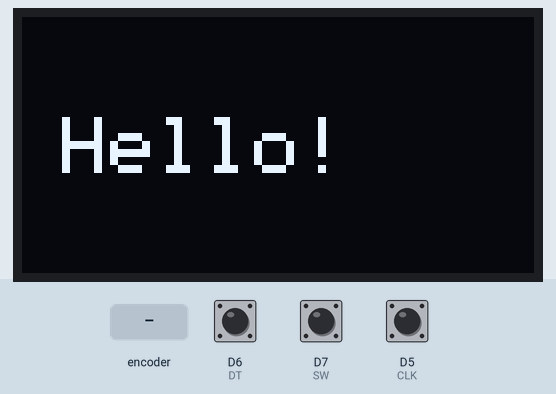
Simulated run of this sketch. Board: ESP8266 (NodeMCU). Parts: 128×64 one-colour display. The inputs (shaded band) are chosen by the test bench; at power-on: D6 (DT) HIGH, D7 (SW) HIGH, D5 (CLK) HIGH.

Above: at 1.2 s.
1.3 s: rotary encoder on D5 (CLK) / D6 (DT) turned 3 steps (first pin leading)
At 3.0 s:
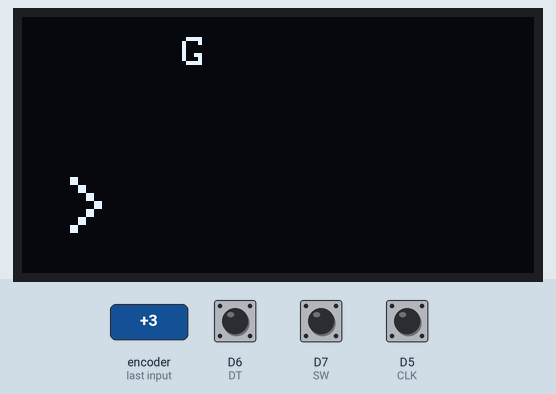
3.4 s: rotary encoder on D5 (CLK) / D6 (DT) turned 3 steps (first pin leading)
At 4.9 s:
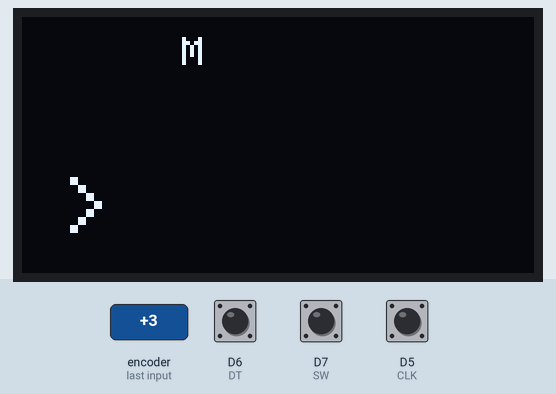
5.5 s: rotary encoder on D5 (CLK) / D6 (DT) turned 3 steps (first pin leading)
At 6.4 s:
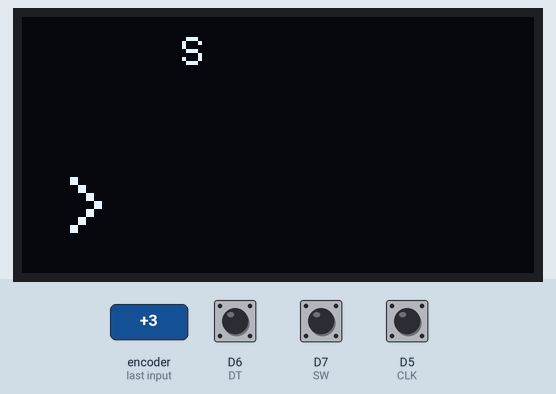
7.6 s: rotary encoder on D5 (CLK) / D6 (DT) turned 3 steps (first pin leading)
At 9.1 s:
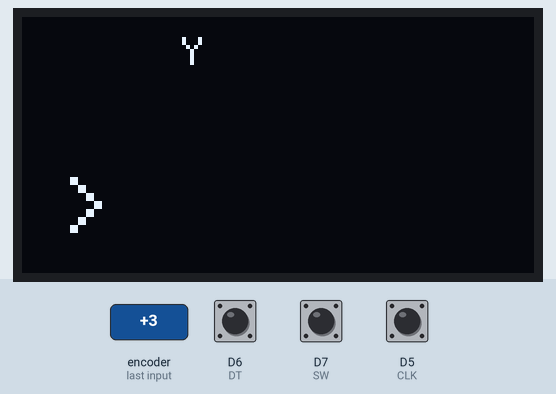
9.7 s: rotary encoder on D5 (CLK) / D6 (DT) turned 3 steps (first pin leading)
Timing chart, 0 to 12.7 s (numbered marks = the images above; inputs shaded):
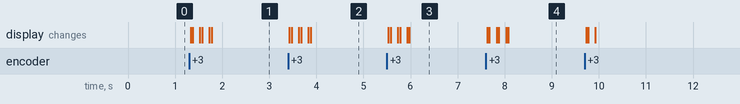

The sketch:

pl_nodemcu_rotary_display.ino
```cpp
#include <Wire.h>
#include <Adafruit_GFX.h>
#include <Adafruit_SSD1306.h>

// OLED kijelző mérete (128x64 pixel)
#define SCREEN_WIDTH 128
#define SCREEN_HEIGHT 64

// I2C cím (általában 0x3C az SSD1306 esetében)
#define OLED_ADDR 0x3C

// NodeMCU I2C bekötés (SDA=D2, SCL=D1)
#define SDA_PIN D2
#define SCL_PIN D1

// OLED objektum létrehozása
Adafruit_SSD1306 display(SCREEN_WIDTH, SCREEN_HEIGHT, &Wire, -1);

// Rotary
#define CLK D5  // GPIO14
#define DT D6   // GPIO12
#define SW D7   // GPIO13

int counter = 0;
int lastStateCLK;
bool buttonPressed = false;

char letters[] = {
    'A', 'B', 'C', 'D', 'E', 'F', 'G', 'H', 'I', 'J',
    'K', 'L', 'M', 'N', 'O', 'P', 'Q', 'R', 'S', 'T',
    'U', 'V', 'W', 'X', 'Y', 'Z', '_',  '<',
};

char letters2[] = "ABCDEFGHIJKLMNOPQRSTUVWXYZ ⬅";

const int lettersCount = sizeof(letters) - 1;  // Méretből kivonjuk a lezáró '\0'-t

String inputText = "";  // A beírt szöveg

void updateDisplay() {
    display.clearDisplay();

    // Kiválasztott karakter megjelenítése
    display.setTextSize(1);
    display.setTextColor(WHITE);
    display.setCursor(40, 5);
    display.print(letters[counter]);

    // Beírt szöveg megjelenítése
    display.setTextSize(2);
    display.setCursor(10, 40);
    display.print("> ");
    display.print(inputText);

    display.display();
}

void setup() {
    // I2C inicializálás
    Wire.begin(SDA_PIN, SCL_PIN);

    // OLED inicializálás
    if (!display.begin(SSD1306_SWITCHCAPVCC, OLED_ADDR)) {
        Serial.println("SSD1306 nem található!");
        for (;;);
    }

    // Képernyő törlése
    display.clearDisplay();

    // Szöveg beállítása
    display.setTextSize(2);       // Szöveg mérete
    display.setTextColor(WHITE);  // Szöveg színe
    display.setCursor(10, 25);    // Kezdő koordináta (x, y)
    display.println("Hello!");    // Kiírandó szöveg

    // Képernyő frissítése
    display.display();


    pinMode(CLK, INPUT);
    pinMode(DT, INPUT);
    pinMode(SW, INPUT_PULLUP);

    Serial.begin(115200);
    lastStateCLK = digitalRead(CLK);
}

void loop() {
    int currentStateCLK = digitalRead(CLK);

    if (currentStateCLK != lastStateCLK) {
        if (digitalRead(DT) != currentStateCLK) {
            if(counter<lettersCount){
              counter++;  // Jobbra forgás
            }
        } else {
            if(counter>0){
              counter--;  // Balra forgás
            }
        }
        //Serial.print("Counter: ");
        //Serial.println(counter);

        updateDisplay();
    }

    lastStateCLK = currentStateCLK;

    // Gomb figyelése
    if (digitalRead(SW) == LOW && !buttonPressed) {
        //Serial.println("Button Pressed!");
        buttonPressed = true;
        if (letters[counter] == '<') {
            if (inputText.length() > 0) {
                inputText.remove(inputText.length() - 1);  // Törlés
            }
        } else {
            inputText += letters[counter];  // Karakter hozzáadása
        }
        updateDisplay();
    }

    if (digitalRead(SW) == HIGH) {
        buttonPressed = false;
    }

    delay(5);  // Kis késleltetés a zajszűréshez
}
```

Measured:
- after the input at 1.3 s, the display: first changes at once (image 1 shows a later state)
- after the input at 3.4 s, the display: first changes at once (image 2 shows a later state)
- after the input at 5.5 s, the display: first changes at once (image 3 shows a later state)
- after the input at 7.6 s, the display: first changes at once (image 4 shows a later state)
